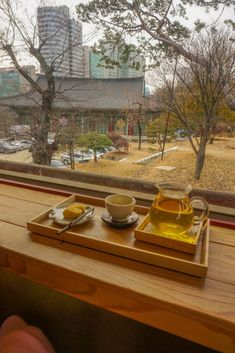
#> input picture Dataset/non-face/1.jpg, 235 x 353 px, found by its file name; its folder holds only this picture in this run
$ jupyter execute --allow-errors 'Face Recognition.ipynb'
#> lines starting #> are read from the running program, lines starting #| are printed output that depends on the picture
### Computer Vision Final Exam

## Mesyella-2201793281

### 5. Face Detection Algorithm using HOG features and SVM

### Import library

Import python library needed to create the algorithm

[cell 1]
import os
import cv2
import numpy as np
import matplotlib.pyplot as plt
from skimage.transform import resize
from skimage.feature import hog
from skimage import exposure
from skimage import data, color, feature
from sklearn.svm import LinearSVC
from sklearn.model_selection import GridSearchCV

### a. Build Dataset

I built a dataset containing 10 face images (positive images) and 30 non-face images (negative images). The resource for the image is from Pinterest. I put the label for non-face is 0 and face is 1.

[cell 2]
train_paths = []
labels = []
test_paths = []
for name in os.listdir("Dataset_P5/non-face"):
    image_path = os.path.join("Dataset_P5/non-face", name)
    train_paths += [image_path]
    labels += [0]

#> (the rest of this cell did not finish here and is left out)

### b. Extract HOG Features and train using linear SVM

#### HOG Features

After read the image, I extract the HOG feature of the training dataset using skimage library.

[cell 3]
hog= []
images = []
for i, path in enumerate(train_paths):
    im = cv2.imread(path,0)
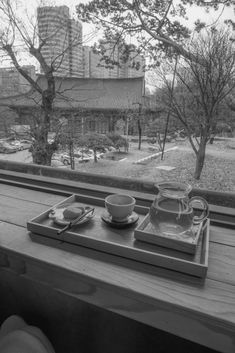
#> im: shape (353, 235); min 3, max 255, mean 106.5
    resized_img = resize(im, (120, 100))
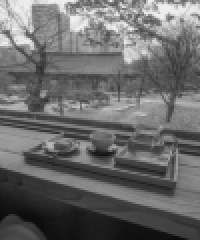
#> resized_img: shape (120, 100) float64 (shown 2 times larger); min 0.041, max 0.952, mean 0.418
    images.append(resized_img)
    hog.append(feature.hog(resized_img))
hog = np.array(hog)

#### Linear SVM

Then the HOG feature of the train dataset will be the input of the model. The model used for this algorithm is linear support support vector machine from scikit-learn (LinearSVC).

[cell 4]
model = GridSearchCV(LinearSVC(), {'C': [1.0, 2.0, 4.0, 8.0]})
#> (the rest of this cell did not finish here and is left out)

The accuracy for the training is 100%

### c. Test the model using sliding window

[cell 5]
test_image = cv2.imread("Dataset_P5/test.jpg")
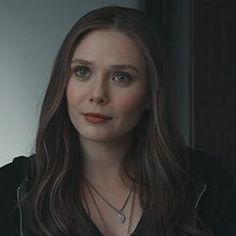
#> input picture Dataset/test.jpg, 236 x 236 px, found by its file name
#> test_image is the input picture: shape (236, 236, 3); mean B, G, R 56.3, 58.6, 59.5
test_image = cv2.cvtColor(test_image, cv2.COLOR_RGB2BGR)
plt.imshow(test_image)

#### Sliding window

Create a window that iterates over patches of the test image. Then extract the HOG feature of the patches.

[cell 6]
def sliding_window(img):
    x, y = (int(1.0 * s) for s in (120, 100))
    for i in range(0, img.shape[0] - x, 2):
        for j in range(0, img.shape[1] - x, 2):
            patch = img[i:i + x, j:j + y]
            yield (i, j), patch

indices, patches = zip(*sliding_window(test_image))
#> indices = 3364 pairs, first value 0 to 114, second value 0 to 114; patches = 3364 items
#> (the rest of this cell did not finish here and is left out)

Using the SVM model, evaluate the HOG feature of the patches.

#> (a cell that did not finish here is left out)

Here I found 110 detection which are 110 overlapping windows surrounding the test image.

### Show overlapping windows

[cell 8]
fig, ax = plt.subplots()
ax.imshow(test_image, cmap='gray')
ax.axis('off')

Ni, Nj = images[0].shape
#> Ni = 120; Nj = 100
indices = np.array(indices)

for i, j in indices[labels == 1]:
    ax.add_patch(plt.Rectangle((j, i), Nj, Ni, edgecolor='red',
                               alpha=0.3, lw=2, facecolor='none'))
#> this loop made 0 passes

### Remove overlapping windows using Non max supression

First I collect all the windows and put them in one array

[cell 9]
windows = []
for i, j in indices[labels == 1]:
    windows.append([j,i,Nj+j,Ni+i])
#> after the loop, windows = []
windows = np.array(windows)
#> windows = empty array
